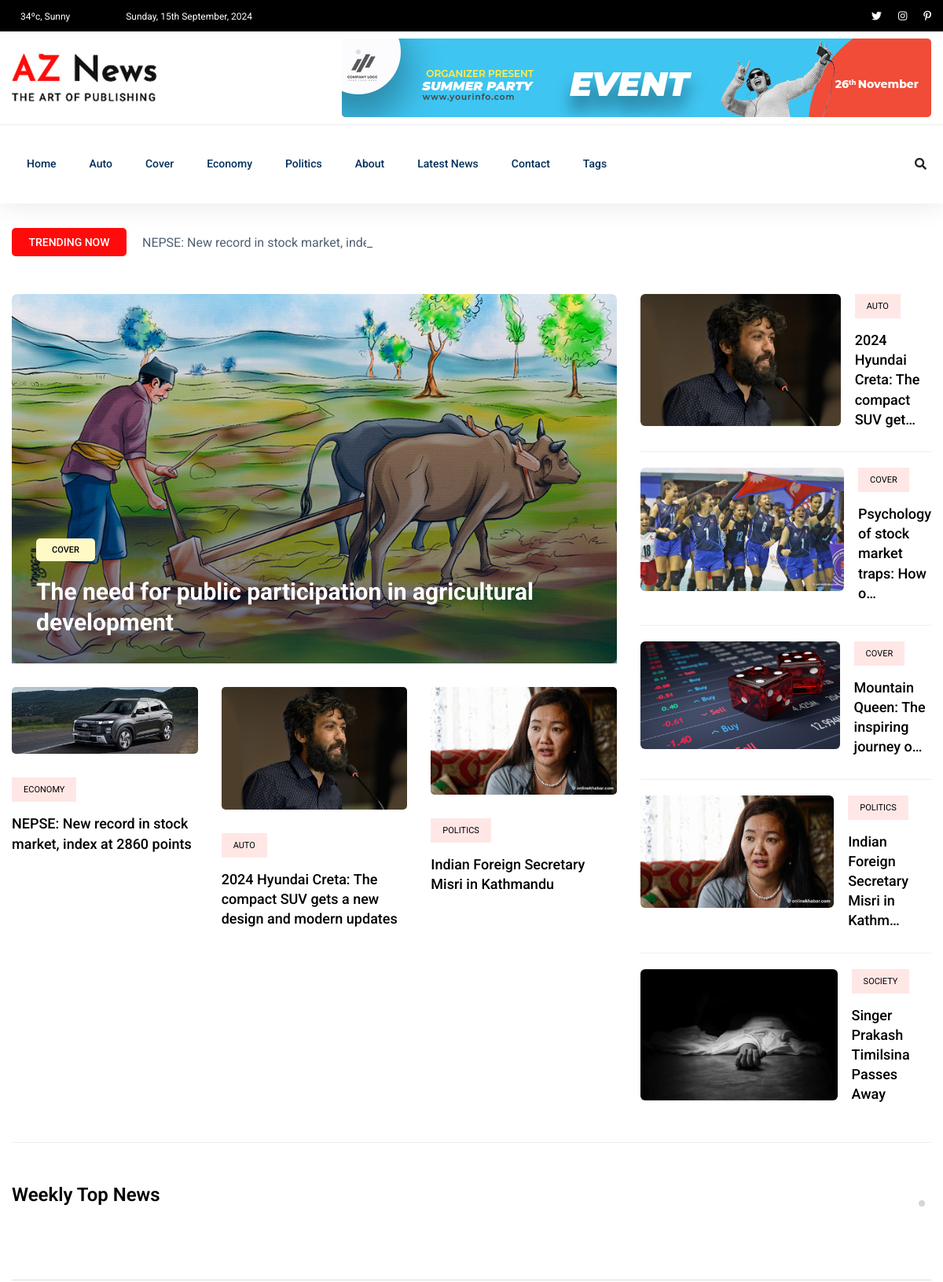
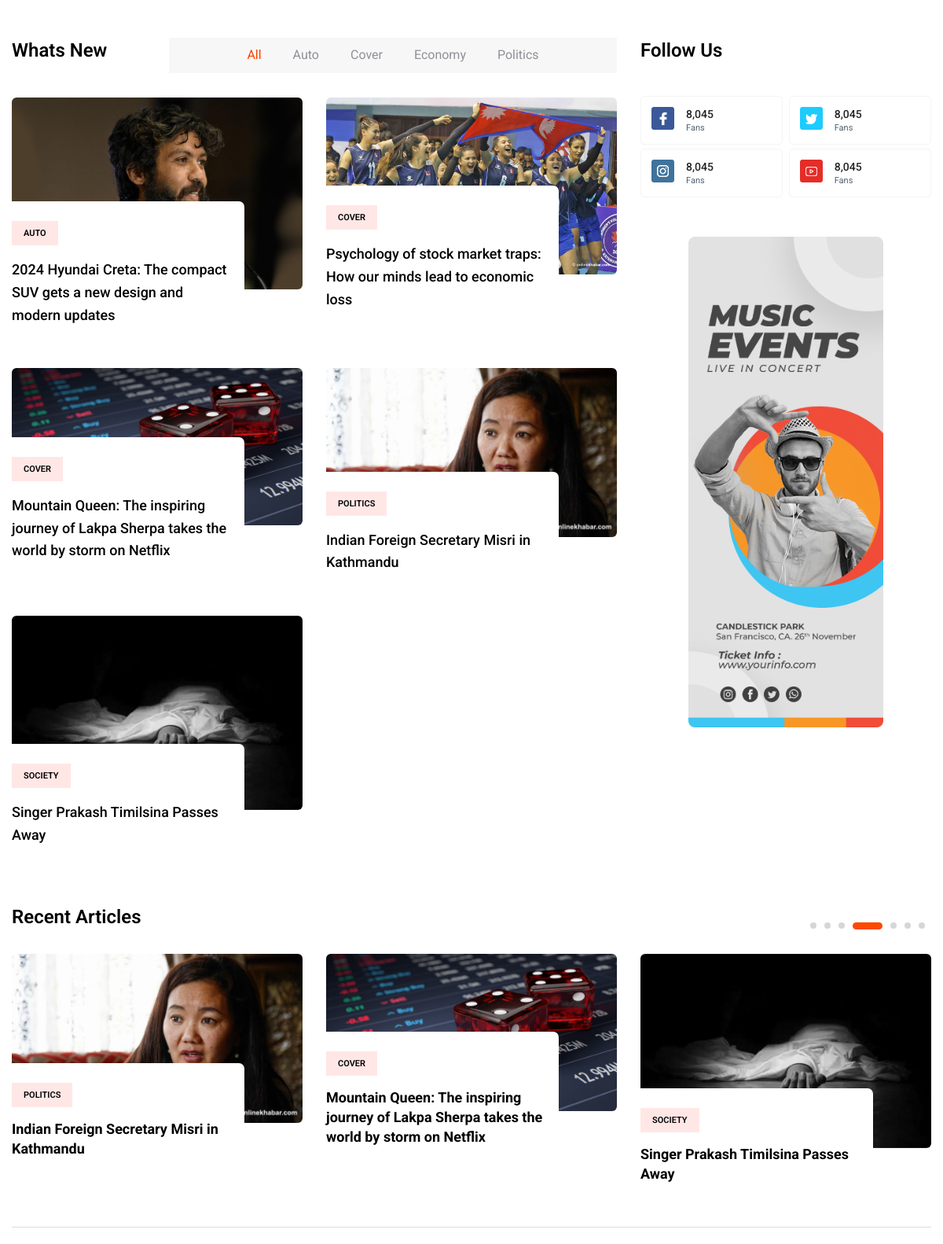
The page / (upper part) on the database its author committed (2 pictures, top to bottom).
### newspaper/models.py (models this page shows, shortened)
class TimeStampModel(models.Model):
    created_at = models.DateTimeField(auto_now_add=True)
    updated_at = models.DateTimeField(auto_now=True)
    class Meta:
        abstract = True  # Don't create table in DB

class Category(TimeStampModel):
    name = models.CharField(max_length=100)

class Post(TimeStampModel):
    STATUS_CHOICES = [
        ("active", "Active"),
        ("in_active", "Inactive"),
    ]
    title = models.CharField(max_length=200)
    content = models.TextField()
    featured_image = models.ImageField(upload_to="post_images/%Y/%m/%d", blank=False)
    author = models.ForeignKey("auth.User", on_delete=models.CASCADE)
    status = models.CharField(max_length=20, choices=STATUS_CHOICES, default="active")
    views_count = models.PositiveBigIntegerField(default=0)
    published_at = models.DateTimeField(null=True, blank=True)
    category = models.ForeignKey(Category, on_delete=models.CASCADE)
    tag = models.ManyToManyField(Tag)

### newspaper/views.py (the view)
# urls.py: path("", views.HomeView.as_view(), name="home"),
class HomeView(ListView):
    model = Post
    template_name = "aznews/home.html"
    context_object_name = "posts"
    queryset = Post.objects.filter(published_at__isnull=False, status="active")[:5]
    def get_context_data(self, **kwargs):
        context = super().get_context_data(**kwargs)
        context["featured_post"] = (
            Post.objects.filter(published_at__isnull=False, status="active")
            .order_by("-published_at", "-views_count")
            .first()
        )
        context["featured_posts"] = Post.objects.filter(
            published_at__isnull=False, status="active"
        ).order_by("-published_at", "-views_count")[1:4]
        one_week_ago = timezone.now() - timedelta(days=7)
        context["weekly_top_posts"] = Post.objects.filter(
            published_at__isnull=False, status="active", published_at__gte=one_week_ago
        ).order_by("-published_at", "-views_count")[:7]
        context["recent_posts"] = Post.objects.filter(
            published_at__isnull=False, status="active"
        ).order_by("-published_at")[:7]
        return context

### newspaper/navigation.py (called while the page is built)
def navigation(request):
    categories = Category.objects.all().order_by('name')[:4]
    tags = Tag.objects.all()[:10]
    trending_posts = Post.objects.filter(
        published_at__isnull=False, status="active"
    ).order_by("-views_count")[:5]
    return {
        "categories": categories,
        "tags": tags,
        "trending_posts": trending_posts,
    }

### templates/aznews/home.html
{% extends "aznews/base.html" %}
{% block content %}
  <main>
    {% include "aznews/home/trending/trending.html" %}
    {% include "aznews/home/weekly.html" %}
    {% include "aznews/home/whats_new.html" %}
    {% include "aznews/home/recent.html" %}
  </main>
{% endblock content %}

### templates/aznews/header.html (shortened to what this page needs)
{% load static %}
<header>
  <div class="header-area">
    <div class="main-header ">
      <div class="header-top black-bg d-none d-md-block">
        <div class="container">
          <div class="col-xl-12">
            <div class="row d-flex justify-content-between align-items-center">
              <div class="header-info-left">
                <ul>
                  <li>
                    34ºc, Sunny
                  </li>
                  <li>
                    {% now "l, jS F, Y" %}
                  </li>
                </ul>
              </div>
              <div class="header-info-right">
                <ul class="header-social">
                  <li>
                    <a href="#"><i class="fab fa-twitter"></i></a>
                  </li>
                  <li>
                    <a href="#"><i class="fab fa-instagram"></i></a>
                  </li>
                  <li>
                    <a href="#"><i class="fab fa-pinterest-p"></i></a>
                  </li>
                </ul>
              </div>
            </div>
          </div>
        </div>
      </div>
      <div class="header-mid d-none d-md-block">
        <div class="container">
          <div class="row d-flex align-items-center">
            <div class="col-xl-3 col-lg-3 col-md-3">
              <div class="logo">
                <a href="/">
                  <img src="{% static 'aznews/img/logo/logo.png' %}" alt="" />
                </a>
              </div>
            </div>
            <div class="col-xl-9 col-lg-9 col-md-9">
              <div class="header-banner f-right ">
                <img src="{% static 'aznews/img/hero/header_card.jpg' %}" alt="" />
              </div>
            </div>
          </div>
        </div>
      </div>
      <div class="header-bottom header-sticky">
        <div class="container">
          <div class="row align-items-center">
            <div class="col-xl-10 col-lg-10 col-md-12 header-flex">
              <div class="main-menu d-none d-md-block">
                <nav>
                  <ul id="navigation">
                    <li>
                      <a href="/">Home</a>
                    </li>
                    {% for category in categories %}
                      <li>
                        <a href="{% url 'post-by-category' category.id %}">{{ category.name }}</a>
                      </li>
                    {% endfor %}
                    <li>
                      <a href="{% url 'about' %}">About</a>
                    </li>
                    <li>
                      <a href="{% url 'post-list' %}">Latest News</a>
                    </li>
                    <li>
                      <a href="{% url 'contact' %}">Contact</a>
                    </li>
                    <li>
                      <a href="#">Tags</a>
                    </li>
                  </ul>
                </nav>
              </div>
            </div>
            <div class="col-xl-2 col-lg-2 col-md-4">
              <div class="header-right-btn f-right d-none d-lg-block">
                <i class="fas fa-search special-tag"></i>
              </div>
            </div>
            <div class="col-12">
            </div>
          </div>
        </div>
      </div>
    </div>
  </div>
</header>

### templates/aznews/home/trending/trending_title.html
<div class="row">
  <div class="col-lg-12">
    <div class="trending-tittle">
      <strong>Trending now</strong>
      <div class="trending-animated">
        <ul id="js-news" class="js-hidden">
          {% for trending_post in trending_posts %}
            <li class="news-item">{{ trending_post.title }}</li>
          {% endfor %}
        </ul>
      </div>
    </div>
  </div>
</div>

### templates/aznews/home/trending/trending_left.html
<div class="col-lg-8">
  <div class="trending-top mb-30">
    <div class="trend-top-img">
      <img src="{{ featured_post.featured_image.url }}"
           alt="{{ featured_post.title }}" />
      <div class="trend-top-cap">
        <span>{{ featured_post.category.name }}</span>
        <h2>
          <a href="{% url 'post-detail' featured_post.pk %}">{{ featured_post.title }}</a>
        </h2>
      </div>
    </div>
  </div>
  <div class="trending-bottom">
    <div class="row">
      {% for featured_post in featured_posts %}
        <div class="col-lg-4">
          <div class="single-bottom mb-35">
            <div class="trend-bottom-img mb-30">
              <img src="{{ featured_post.featured_image.url }}"
                   alt="{{ featured_post.title }}" />
            </div>
            <div class="trend-bottom-cap">
              <span class="color1">{{ featured_post.category.name }}</span>
              <h4>
                <a href="{% url 'post-detail' featured_post.pk %}">{{ featured_post.title }}</a>
              </h4>
            </div>
          </div>
        </div>
      {% endfor %}
    </div>
  </div>
</div>

### templates/aznews/home/trending/trending_right.html
<div class="col-lg-4">
  {% for post in posts %}
    <div class="trand-right-single d-flex">
      <div class="trand-right-img">
        <img src="{{ post.featured_image.url }}"
             alt="{{ post.title }}"
             class="img-fluid"/>
      </div>
      <div class="trand-right-cap">
        <span class="color1">{{ post.category.name }}</span>
        <h4>
          <a href="{% url 'post-detail' post.pk %}">{{ post.title|truncatechars:40 }}</a>
        </h4>
      </div>
    </div>
  {% endfor %}
</div>

### templates/aznews/home/whats_new.html (shortened to what this page needs)
<section class="whats-news-area pt-50 pb-20">
  <div class="container">
    <div class="row">
      <div class="col-lg-8">
        <div class="row d-flex justify-content-between">
          <div class="col-lg-3 col-md-3">
            <div class="section-tittle mb-30">
              <h3>Whats New</h3>
            </div>
          </div>
          <div class="col-lg-9 col-md-9">
            <div class="properties__button">
              <nav>
                <div class="nav nav-tabs" id="nav-tab" role="tablist">
                  <a class="nav-item nav-link active"
                     id="nav-home-tab"
                     data-toggle="tab"
                     href="#nav-home"
                     role="tab"
                     aria-controls="nav-home"
                     aria-selected="true">All</a>
                  {% for category in categories %}
                    <a class="nav-item nav-link"
                       id="{{ category.name|slugify }}-tab"
                       data-toggle="tab"
                       href="#{{ category.name|slugify }}"
                       role="tab"
                       aria-controls="{{ category.name|slugify }}"
                       aria-selected="false">{{ category.name|title }}</a>
                  {% endfor %}
                </div>
              </nav>
            </div>
          </div>
        </div>
        <div class="row">
          <div class="col-12">
            <div class="tab-content" id="nav-tabContent">
              <div class="tab-pane fade show active"
                   id="nav-home"
                   role="tabpanel"
                   aria-labelledby="nav-home-tab">
                <div class="whats-news-caption">
                  <div class="row">
                    {% for post in posts %}
                      <div class="col-lg-6 col-md-6">
                        <div class="single-what-news mb-100">
                          <div class="what-img">
                            <img src="{{ post.featured_image.url }}" alt="{{ post.title }}" />
                          </div>
                          <div class="what-cap">
                            <span class="color1">{{ post.category.name }}</span>
                            <h4>
                              <a href="{% url 'post-detail' post.pk %}">{{ post.title }}</a>
                            </h4>
                          </div>
                        </div>
                      </div>
                    {% endfor %}
                  </div>
                </div>
              </div>
            </div>
          </div>
        </div>
      </div>
      <div class="col-lg-4">
        <div class="section-tittle mb-40">
          <h3>Follow Us</h3>
        </div>
        <div class="single-follow mb-45">
          <div class="single-box">
            <div class="follow-us d-flex align-items-center">
              <div class="follow-social">
                <a href="#">
                  <img src="assets/img/news/icon-fb.png" alt="" />
                </a>
              </div>
              <div class="follow-count">
                <span>8,045</span>
                <p>Fans</p>
              </div>
            </div>
            <div class="follow-us d-flex align-items-center">
              <div class="follow-social">
                <a href="#">
                  <img src="assets/img/news/icon-tw.png" alt="" />
                </a>
              </div>
              <div class="follow-count">
                <span>8,045</span>
                <p>Fans</p>
              </div>
            </div>
            <div class="follow-us d-flex align-items-center">
              <div class="follow-social">
                <a href="#">
                  <img src="assets/img/news/icon-ins.png" alt="" />
                </a>
              </div>
              <div class="follow-count">
                <span>8,045</span>
                <p>Fans</p>
              </div>
            </div>
            <div class="follow-us d-flex align-items-center">
              <div class="follow-social">
                <a href="#">
                  <img src="assets/img/news/icon-yo.png" alt="" />
                </a>
              </div>
              <div class="follow-count">
                <span>8,045</span>
                <p>Fans</p>
              </div>
            </div>
          </div>
        </div>
        <div class="news-poster d-none d-lg-block">
          <img src="assets/img/news/news_card.jpg" alt="" />
        </div>
      </div>
    </div>
  </div>
</section>

### templates/aznews/home/recent.html
<div class="recent-articles">
  <div class="container">
    <div class="recent-wrapper">
      <div class="row">
        <div class="col-lg-12">
          <div class="section-tittle mb-30">
            <h3>Recent Articles</h3>
          </div>
        </div>
      </div>
      <div class="row">
        <div class="col-12">
          <div class="recent-active dot-style d-flex dot-style">
            {% for recent_post in recent_posts %}
              <div class="single-recent mb-100">
                <div class="what-img">
                  <img src="{{ recent_post.featured_image.url }}"
                       alt="{{ recent_post.title }}" />
                </div>
                <div class="what-cap">
                  <span class="color1">{{ recent_post.category.name }}</span>
                  <h4>
                    <a href="{% url 'post-detail' recent_post.pk %}">{{ recent_post.title }}</a>
                  </h4>
                </div>
              </div>
            {% endfor %}
          </div>
        </div>
      </div>
    </div>
  </div>
</div>

### rows shown on the page
Category: name "Auto"
Category: name "Cover"
Category: name "Economy"
Category: name "Politics"
Post: title "NEPSE: New record in stock market, index at 2860 points", featured_image (picture), category.name "ECONOMY"
Post: featured_image (picture), category.name "COVER", title "The need for public participation in agricultural development"
Post: featured_image (picture), category.name "AUTO", title "2024 Hyundai Creta: The compact SUV gets a new design and modern updates", title "2024 Hyundai Creta: The compact SUV get…"
Post: featured_image (picture), category.name "POLITICS", title "Indian Foreign Secretary Misri in Kathmandu", title "Indian Foreign Secretary Misri in Kathm…"
Post: featured_image (picture), category.name "COVER", title "Psychology of stock market traps: How o…", title "Psychology of stock market traps: How our minds lead to economic loss"
Post: featured_image (picture), category.name "COVER", title "Mountain Queen: The inspiring journey o…", title "Mountain Queen: The inspiring journey of Lakpa Sherpa takes the world by storm on Netflix"
Post: featured_image (picture), category.name "SOCIETY", title "Singer Prakash Timilsina Passes Away"
